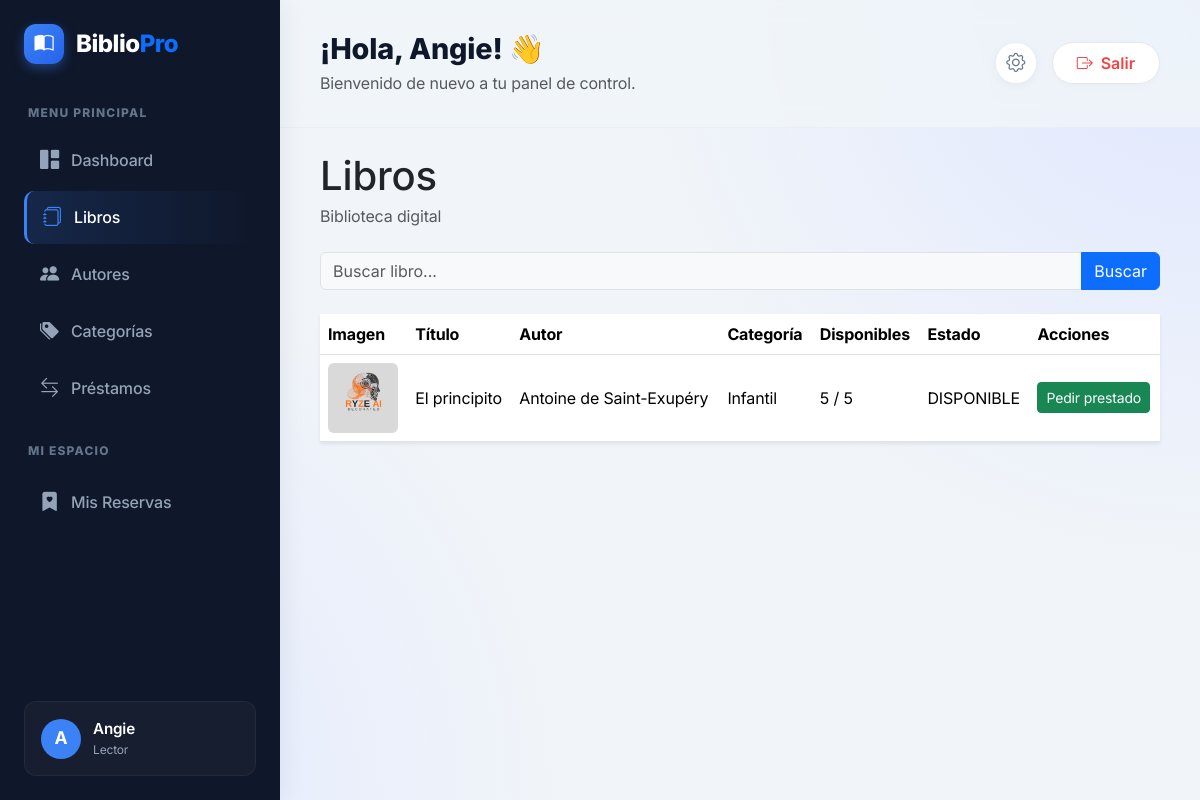
Page /libros/ (signed in) on the committed database.
### accounts/models.py (models this page shows, shortened)
class Perfil(models.Model):
    ROLES = (
        ('ADMIN', 'Administrador/Bibliotecario'),
        ('LECTOR', 'Lector'),
    )
    user = models.OneToOneField(User, on_delete=models.CASCADE)
    primer_nombre = models.CharField(max_length=100)
    segundo_nombre = models.CharField(max_length=100, blank=True)
    primer_apellido = models.CharField(max_length=100)
    segundo_apellido = models.CharField(max_length=100, blank=True)
    rol = models.CharField(max_length=20, choices=ROLES, default='LECTOR')
    sancionado = models.BooleanField(default=False)
    activo = models.BooleanField(default=True)

### libros/models.py (models this page shows, shortened)
class Libro(models.Model):
    ESTADOS = [
        ('DISPONIBLE', 'Disponible'),
        ('PRESTADO', 'Prestado'),
        ('RESERVADO', 'Reservado'),
        ('RETRASADO', 'Retrasado'),
    ]
    titulo = models.CharField(
        max_length=200
    )
    isbn = models.CharField(
        max_length=20,
        unique=True
    )
    descripcion = models.TextField()
    autor = models.ForeignKey(
        Autor,
        on_delete=models.CASCADE
    )
    categoria = models.ForeignKey(
        Categoria,
        on_delete=models.CASCADE
    )
    imagen = models.ImageField(
        upload_to='libros/',
        blank=True,
        null=True
    )
    cantidad = models.PositiveIntegerField(
        default=1
    )
    disponibles = models.PositiveIntegerField(
        default=1
    )
    estado = models.CharField(
        max_length=20,
        choices=ESTADOS,
        default='DISPONIBLE'
    )
    fecha_creacion = models.DateTimeField(
        auto_now_add=True
    )

class Autor(models.Model):
    nombre = models.CharField(
        max_length=200
    )
    def __str__(self):
        return self.nombre

class Categoria(models.Model):
    nombre = models.CharField(
        max_length=200
    )
    def __str__(self):
        return self.nombre

### libros/views.py (the view)
@login_required
def lista_libros(request):
    libros = Libro.objects.all()
    buscar = request.GET.get('buscar')
    if buscar:
        libros = libros.filter(
            titulo__icontains=buscar
        )
    prestamos_usuario = Prestamo.objects.filter(
        usuario=request.user,
        estado__in=[
            'PENDIENTE',
            'ACTIVO',
            'RETRASADO'
        ]
    )
    libros_solicitados = []
    for prestamo in prestamos_usuario:
        libros_solicitados.append(
            prestamo.libro.id
        )
    return render(
        request,
        'libros/lista_libros.html',
        {
            'libros': libros,
            'libros_solicitados': libros_solicitados
        }
    )

### libros/templates/libros/lista_libros.html (shortened to what this page needs)
{% extends 'base.html' %}
{% block content %}
<div class="page-header align-items-end mb-4">
    <div>
        <h1 class="fw-extrabold text-dark mb-1">Libros</h1>
        <p class="text-muted">
            Biblioteca digital
        </p>
    </div>
</div>
<form method="GET" class="mb-4">
    <div class="input-group">
        <input type="text" name="buscar" class="form-control bg-light" placeholder="Buscar libro..."
            value="{{request.GET.buscar}}">
        <button class="btn btn-primary">
            Buscar
        </button>
    </div>
</form>
<div class="panel border-0 shadow-sm table-panel mt-4">
    <div class="panel-body">
        <table class="table align-middle">
            <thead>
                <tr>
                    <th>Imagen</th>
                    <th>Título</th>
                    <th>Autor</th>
                    <th>Categoría</th>
                    <th>Disponibles</th>
                    <th>Estado</th>
                    <th>Acciones</th>
                </tr>
            </thead>
            <tbody>
                {% for libro in libros %}
                <tr>
                    <td>
                        {% if libro.imagen %}
                        <img src="{{ libro.imagen.url }}" width="70" class="rounded">
                        {% else %}
                        Sin imagen
                        {% endif %}
                    </td>
                    <td>{{libro.titulo}}</td>
                    <td>{{libro.autor}}</td>
                    <td>{{libro.categoria}}</td>
                    <td>
                        {{libro.disponibles}} / {{libro.cantidad}}
                    </td>
                    <td>
                        {{libro.estado}}
                    </td>
                    <td>
                        {% if request.user.perfil.rol == 'LECTOR' %}
                            {% if libro.id in libros_solicitados %}
                            <button class="btn btn-secondary btn-sm" disabled>
                                Solicitud enviada
                            </button>
                            {% elif libro.disponibles > 0 %}
                            <a href="{% url 'reservar_libro' libro.id %}" class="btn btn-success btn-sm">
                                Pedir prestado
                            </a>
                            {% else %}
                            <button class="btn btn-danger btn-sm" disabled>
                                Sin disponibilidad
                            </button>
                            {% endif %}
                        {% endif %}
                    </td>
                </tr>
                {% empty %}
                <tr>
                    <td colspan="7">
                        No hay libros registrados
                    </td>
                </tr>
                {% endfor %}
            </tbody>
        </table>
    </div>
</div>
{% endblock %}

### templates/base.html (shortened to what this page needs)
{% load static %}
<!DOCTYPE html>
<html lang="es">
<head>
    <link href="https://cdn.jsdelivr.net/npm/bootstrap@5.3.3/dist/css/bootstrap.min.css" rel="stylesheet">
    <link rel="stylesheet" href="{% static 'css/style.css' %}">
    <link rel="stylesheet" href="{% static 'css/app.css' %}">
    <link rel="stylesheet" href="https://cdn.jsdelivr.net/npm/bootstrap-icons@1.11.3/font/bootstrap-icons.min.css">
</head>
<body class="bg-gradient-modern">
    {% if user.is_authenticated %}
    <div class="app-layout">
        <aside class="modern-sidebar">
            <div class="sidebar-brand">
                <div class="brand-icon"><i class="bi bi-book-half"></i></div>
                <h3 class="brand-text">Biblio<span class="text-primary">Pro</span></h3>
            </div>
            <p class="sidebar-heading">MENU PRINCIPAL</p>
            <ul class="nav flex-column sidebar-nav">
                <li class="nav-item">
                    <a href="{% url 'dashboard' %}" class="nav-link {% if request.resolver_match.url_name == 'dashboard' %}active{% endif %}">
                        <i class="bi bi-grid-1x2-fill"></i><span>Dashboard</span>
                    </a>
                </li>
                <li class="nav-item">
                    <a href="{% url 'lista_libros' %}" class="nav-link {% if 'libro' in request.resolver_match.url_name %}active{% endif %}">
                        <i class="bi bi-journals"></i><span>Libros</span>
                    </a>
                </li>
                <li class="nav-item">
                    <a href="{% url 'lista_autores' %}" class="nav-link {% if 'autor' in request.resolver_match.url_name %}active{% endif %}">
                        <i class="bi bi-people-fill"></i><span>Autores</span>
                    </a>
                </li>
                <li class="nav-item">
                    <a href="{% url 'lista_categorias' %}" class="nav-link {% if 'categoria' in request.resolver_match.url_name %}active{% endif %}">
                        <i class="bi bi-tags-fill"></i><span>Categorías</span>
                    </a>
                </li>
                <li class="nav-item">
                    <a href="{% url 'lista_prestamos' %}" class="nav-link {% if 'prestamo' in request.resolver_match.url_name %}active{% endif %}">
                        <i class="bi bi-arrow-left-right"></i><span>Préstamos</span>
                    </a>
                </li>
                {% if user.perfil.rol == 'ADMIN' %}
                <p class="sidebar-heading mt-4">ADMINISTRACIÓN</p>
                <li class="nav-item">
                    <a href="{% url 'usuarios' %}" class="nav-link {% if 'usuario' in request.resolver_match.url_name %}active{% endif %}">
                        <i class="bi bi-person-badge-fill"></i><span>Usuarios</span>
                    </a>
                </li>
                <li class="nav-item">
                    <a href="{% url 'reservas:list' %}" class="nav-link {% if 'reserva' in request.resolver_match.url_name %}active{% endif %}">
                        <i class="bi bi-bookmark-star-fill"></i><span>Reservas</span>
                    </a>
                </li>
                <li class="nav-item">
                    <a href="{% url 'reportes:index' %}" class="nav-link {% if 'reporte' in request.resolver_match.url_name %}active{% endif %}">
                        <i class="bi bi-bar-chart-line-fill"></i><span>Reportes</span>
                    </a>
                </li>
                {% else %}
                <p class="sidebar-heading mt-4">MI ESPACIO</p>
                <li class="nav-item">
                    <a href="{% url 'reservas:mis_reservas' %}" class="nav-link">
                        <i class="bi bi-bookmark-heart-fill"></i><span>Mis Reservas</span>
                    </a>
                </li>
                {% endif %}
            </ul>
            <div class="sidebar-footer mt-auto">
                <div class="user-info-card">
                    <div class="user-avatar">{{ user.username|make_list|first|upper }}</div>
                    <div class="user-details">
                        <span class="user-name">{{ user.first_name|default:user.username }}</span>
                        <span class="user-role">{{ user.perfil.get_rol_display }}</span>
                    </div>
                </div>
            </div>
        </aside>
        <main class="main-content-wrapper">
            <header class="modern-topbar">
                <div class="topbar-left">
                    <h2 class="page-greeting">¡Hola, {{ user.first_name|default:user.username }}! 👋</h2>
                    <p class="page-subtitle text-muted mb-0">Bienvenido de nuevo a tu panel de control.</p>
                </div>
                <div class="topbar-right">
                    <a href="{% url 'perfil' %}" class="btn-icon" data-bs-toggle="tooltip" title="Mi Perfil">
                        <i class="bi bi-gear"></i>
                    </a>
                    <form method="POST" action="{% url 'logout' %}" class="d-inline">
                        <button type="submit" class="btn btn-logout rounded-pill px-4">
                            <i class="bi bi-box-arrow-right me-2"></i>Salir
                        </button>
                    </form>
                </div>
            </header>
            <div class="content-area mt-4">
                {% block content %}{% endblock %}
            </div>
        </main>
    </div>
    {% else %}
    <div class="auth-layout">
        {% block auth_content %}{% endblock %}
    </div>
    {% endif %}
</body>
</html>

### static/css/style.css (style rules this page uses)
body { background-color: #f4f6f9; }

### static/css/app.css (style rules this page uses)
:root { --ink: #1e293b; --muted: #64748b; --line: #e2e8f0; --panel: #ffffff; --bg: #f1f5f9; --brand: #3b82f6; --brand-dark: #2563eb; --nav: #0f172a; --sidebar-bg: #0f172a; --sidebar-hover: #1e293b; --success: #10b981; --warning: #f59e0b; --danger: #ef4444; }
body { background: var(--bg); background-image: radial-gradient(circle at top right, #e0e7ff 0%, transparent 40%), radial-gradient(circle at bottom left, #e0e7ff 0%, transparent 40%); background-attachment: fixed; color: var(--ink); font-family: 'Plus Jakarta Sans', Inter, system-ui, -apple-system, sans-serif; letter-spacing: -0.01em; -webkit-font-smoothing: antialiased; }
a { text-decoration: none; transition: color 0.2s ease; }
.app-layout { display: flex; min-height: 100vh; }
.modern-sidebar { width: 280px; background: var(--nav); color: #fff; padding: 24px; display: flex; flex-direction: column; position: sticky; top: 0; height: 100vh; box-shadow: 4px 0 24px rgba(0,0,0,0.06); z-index: 100; }
.sidebar-brand { display: flex; align-items: center; gap: 12px; margin-bottom: 40px; }
.brand-icon { background: linear-gradient(135deg, var(--brand), var(--brand-dark)); width: 40px; height: 40px; border-radius: 12px; display: flex; align-items: center; justify-content: center; font-size: 1.2rem; box-shadow: 0 4px 12px rgba(59,130,246,0.4); }
.brand-text { margin: 0; font-size: 1.5rem; font-weight: 800; letter-spacing: -0.02em; }
.sidebar-heading { color: #64748b; font-size: 0.75rem; font-weight: 800; letter-spacing: 0.1em; margin: 0 0 12px 4px; }
.sidebar-nav { gap: 4px; }
.sidebar-nav .nav-link { color: #94a3b8; border-radius: 10px; padding: 12px 16px; display: flex; align-items: center; gap: 12px; font-weight: 500; transition: all 0.3s cubic-bezier(0.4, 0, 0.2, 1); }
.sidebar-nav .nav-link i { font-size: 1.2rem; transition: transform 0.3s ease; }
.sidebar-nav .nav-link.active { color: #fff; background: linear-gradient(90deg, rgba(59,130,246,0.15), transparent); border-left: 3px solid var(--brand); }
.sidebar-nav .nav-link.active i { color: var(--brand); }
.user-info-card { background: rgba(255,255,255,0.03); border: 1px solid rgba(255,255,255,0.05); border-radius: 12px; padding: 16px; display: flex; align-items: center; gap: 12px; transition: background 0.3s ease; }
.user-avatar { width: 40px; height: 40px; border-radius: 50%; background: var(--brand); display: flex; align-items: center; justify-content: center; font-weight: 700; font-size: 1.1rem; }
.user-details { display: flex; flex-direction: column; overflow: hidden; }
.user-name { font-weight: 600; font-size: 0.95rem; white-space: nowrap; overflow: hidden; text-overflow: ellipsis; }
.user-role { color: #94a3b8; font-size: 0.75rem; }
.main-content-wrapper { flex-grow: 1; display: flex; flex-direction: column; min-width: 0; }
.modern-topbar { padding: 32px 40px; display: flex; justify-content: space-between; align-items: center; background: rgba(241, 245, 249, 0.8); backdrop-filter: blur(12px); position: sticky; top: 0; z-index: 50; border-bottom: 1px solid rgba(0,0,0,0.02); }
.page-greeting { font-size: 1.8rem; font-weight: 800; color: #0f172a; margin: 0 0 4px; }
.topbar-right { display: flex; align-items: center; gap: 16px; }
.btn-icon { width: 40px; height: 40px; border-radius: 50%; display: flex; align-items: center; justify-content: center; background: #fff; color: #64748b; box-shadow: 0 2px 10px rgba(0,0,0,0.05); transition: all 0.2s ease; font-size: 1.2rem; }
.btn-logout { background: #fff; border: 1px solid #e2e8f0; color: #ef4444; font-weight: 600; padding: 8px 20px; transition: all 0.2s ease; box-shadow: 0 2px 10px rgba(0,0,0,0.02); }
.content-area { padding: 0 40px 40px; flex-grow: 1; }

### rows in the picture
Libro: imagen (picture), titulo "El principito", autor "Antoine de Saint-Exupéry", categoria "Infantil", disponibles "5", cantidad "5", estado "DISPONIBLE", shows "Pedir prestado"

### other values in the picture
{{ user.username|make_list|first|upper }} "A"
{{ user.first_name|default:user.username }} "Angie"
{{ user.perfil.get_rol_display }} "Lector"
